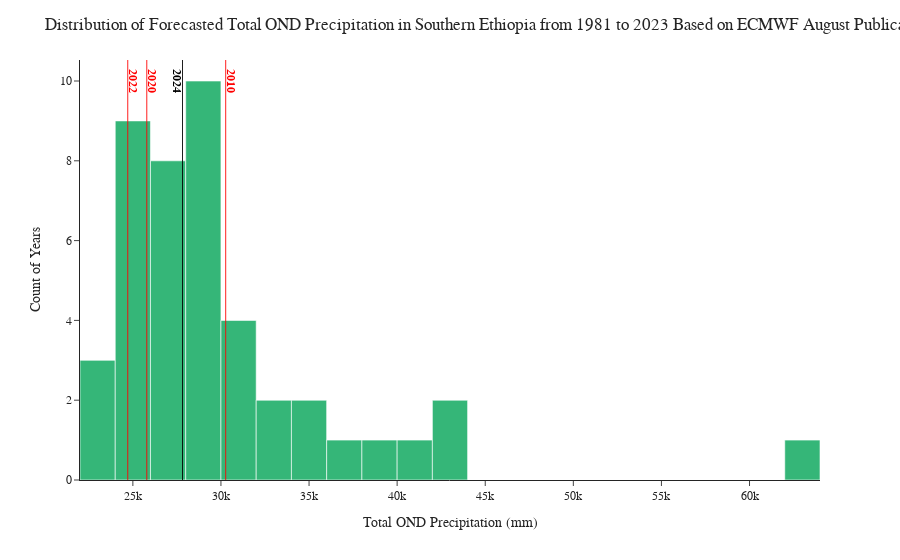

The cell this chart's notebook holds for it:
### Code cell
fig.add_vrect(
    x0=(precip_2024 - 25), x1=(precip_2024 + 25), opacity=1, fillcolor="black"
)
fig.add_annotation(
    text=f"<b>2024</b>",
    x=(precip_2024 - 300),
    y=10,
    showarrow=False,
    textangle=90,
    font=dict(color="black"),
)

### Figure 1 — Plotly figure (JSON) as saved in the notebook; plotly's stock layout.template omitted (floating-point values rounded to 4 significant figures)
{"data": [{"alignmentgroup": "True", "bingroup": "x", "hovertemplate": "total_ond_precip=%{x}<br>count=%{y}<extra></extra>", "legendgroup": "", "marker": {"color": "#35B678", "pattern": {"shape": ""}}, "name": "", "nbinsx": 20, "offsetgroup": "", "orientation": "v", "showlegend": false, "type": "histogram", "x": [28120.0, 35770.0, 29540.0, 26050.0, 28400.0, 27320.0, 32370.0, 27770.0, 25720.0, 28780.0, 28400.0, 27850.0, 28980.0, 43340.0, 26780.0, 23080.0, 62230.0, 25700.0, 24100.0, 23980.0, 25760.0, 30720.0, 27000.0, 31080.0, 27810.0, 38410.0, 28610.0, 24690.0, 31330.0, 30270.0, 34590.0, 32990.0, 25540.0, 29820.0, 40500.0, 23650.0, 28330.0, 28870.0, 36360.0, 25790.0, 24070.0, 24710.0, 43840.0, 27814], "xaxis": "x", "yaxis": "y"}], "layout": {"annotations": [{"font": {"color": "red"}, "showarrow": false, "text": "<b>2010</b>", "textangle": 90, "x": 30570.0, "y": 10}, {"font": {"color": "red"}, "showarrow": false, "text": "<b>2020</b>", "textangle": 90, "x": 26090.0, "y": 10}, {"font": {"color": "red"}, "showarrow": false, "text": "<b>2022</b>", "textangle": 90, "x": 25010.0, "y": 10}, {"font": {"color": "black"}, "showarrow": false, "text": "<b>2024</b>", "textangle": 90, "x": 27514, "y": 10}], "barmode": "relative", "font": {"family": "Arial"}, "legend": {"tracegroupgap": 0}, "margin": {"t": 60}, "shapes": [{"fillcolor": "red", "opacity": 1, "type": "rect", "x0": 30250.0, "x1": 30300.0, "xref": "x", "y0": 0, "y1": 1, "yref": "y domain"}, {"fillcolor": "red", "opacity": 1, "type": "rect", "x0": 25770.0, "x1": 25820.0, "xref": "x", "y0": 0, "y1": 1, "yref": "y domain"}, {"fillcolor": "red", "opacity": 1, "type": "rect", "x0": 24690.0, "x1": 24740.0, "xref": "x", "y0": 0, "y1": 1, "yref": "y domain"}, {"fillcolor": "black", "opacity": 1, "type": "rect", "x0": 27789, "x1": 27839, "xref": "x", "y0": 0, "y1": 1, "yref": "y domain"}], "title": {"text": "Distribution of Forecasted Total OND Precipitation in Southern Ethiopia from 1981 to 2023 Based on ECMWF August Publication"}, "xaxis": {"anchor": "y", "domain": [0, 1], "title": {"text": "Total OND Precipitation (mm)"}}, "yaxis": {"anchor": "x", "domain": [0, 1], "title": {"text": "Count of Years"}}}}
